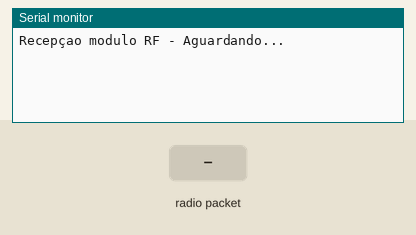
Recording of a sketch running on a simulated Arduino Nano, built with avr-gcc and run on an emulated ATmega328P. Shown: the last lines printed to the serial monitor. The inputs (shaded band) are chosen by the test bench. No radio packets arrive unless stated.

Above: at 1.2 s.
1.3 s: radio packet "2" arrives
At 2.2 s:
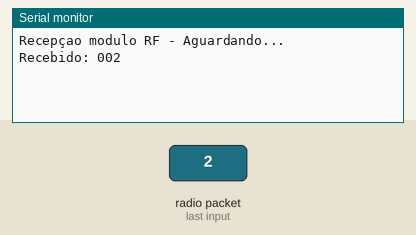
2.8 s: radio packet "1" arrives
At 3.4 s:
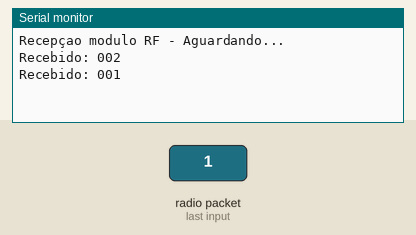

The sketch:

RECEPTORC.ino
```cpp
/*
João Fernandes
Dúvidas: enviar mensagem github...
Esse código será aplicado para no avião, arduino nano ou mini( recomendado)
Perdão pela falta de profissionalidade, foi um projeto feito a muito tempo atrás.
Sorry for the unprofessionality, it was a project done a long time ago.
*/


#include <VirtualWire.h>

#define serv1 10 // Define entrada servo 1
#define serv2 12 // Define entrada servo 2

// ------ Inicialização de variáveis
int valor;
int valorR[3];
char recebido[3];
int j;
//------ Fim de Inicialização

//=========== Possíveis  SAIDAS =========
const int motores = 7;
void serv1_0();
void serv1_90();
void serv1_180();
void serv2_0();
void serv2_90();
void ser2_180();
void setup() {

  //===== Recepção ====
  Serial.begin(9600);
  vw_set_rx_pin(3); // Pino de comunicação do módulo RF 433 MHZ - Receptor
  vw_setup(5000);
  vw_rx_start();
  Serial.println("Recepçao modulo RF - Aguardando...");

}

void loop() {

 //------ RECEPÇAO -----------

  uint8_t buf[VW_MAX_MESSAGE_LEN];
  uint8_t buflen = VW_MAX_MESSAGE_LEN;

  if(vw_get_message(buf, &buflen)){

    int i;
    int j=2;
      for(i=0; i<buflen; i++){
        recebido[i] = char(buf[i]);
      }

      recebido[buflen] = '\0';
      valor = atoi (recebido);
     while(j>-1){
      valorR[j] = valor%10;
      valor = valor/10;
      j--;
     }
      Serial.print("\nRecebido: ");
      Serial.print(valorR[0]);
      Serial.print(valorR[1]);
      Serial.print(valorR[2]);


      //============= POSSIBILIDADES ===========

      //------------- MOTORES ------------------
      if(valorR[0] == 2 ){
        digitalWrite(motores, HIGH);

      }
      else {
        digitalWrite(motores, LOW);
      }

      //============ Flaps dianteiros =========

      if(valorR[2] == 1){
         serv1_180();
        serv2_180();

      }
      else{
            if(valorR[2] == 2){
              for(int j=0;j<10;j++){
                serv1_90();
                serv2_90();
              }
                }
                 else{
                  if (valorR[2] == 3){
                  for(int j=0;j<10;j++){
                  serv1_0();
                  serv2_0();
                  }
            }
       }
      }
  }
}
void serv1_180(){
  digitalWrite(serv1, HIGH);
  delayMicroseconds(600);
  digitalWrite(serv1, LOW);
  //Serial.println(" 0 GRAUS \n");
  delayMicroseconds(19400);

}
void serv1_90(){
   digitalWrite(serv1, HIGH);
  delayMicroseconds(1500);
 // Serial.println(" 90 GRAUS \n");
  digitalWrite(serv1, LOW);
  delayMicroseconds(18500);
}
void serv1_0(){
  digitalWrite(serv1, HIGH);
  delayMicroseconds(240);
  //Serial.println(" 180 GRAUS \n");
  digitalWrite(serv1, LOW);
  delayMicroseconds(19760);
}
void serv2_180(){
  digitalWrite(serv2, HIGH);
  delayMicroseconds(600);
  digitalWrite(serv2, LOW);
  //Serial.println(" 0 GRAUS \n");
  delayMicroseconds(19400);

}
void serv2_90(){
   digitalWrite(serv2, HIGH);
  delayMicroseconds(1500);
 // Serial.println(" 90 GRAUS \n");
  digitalWrite(serv2, LOW);
  delayMicroseconds(18500);
}
void serv2_0(){
  digitalWrite(serv2, HIGH);
  delayMicroseconds(240);
  //Serial.println(" 180 GRAUS \n");
  digitalWrite(serv2, LOW);
  delayMicroseconds(19760);
}
```

Measured:
- after the input at 1.3 s, the serial monitor: prints a new line at once (image 1)
- after the input at 2.8 s, the serial monitor: prints a new line at once (image 2)
